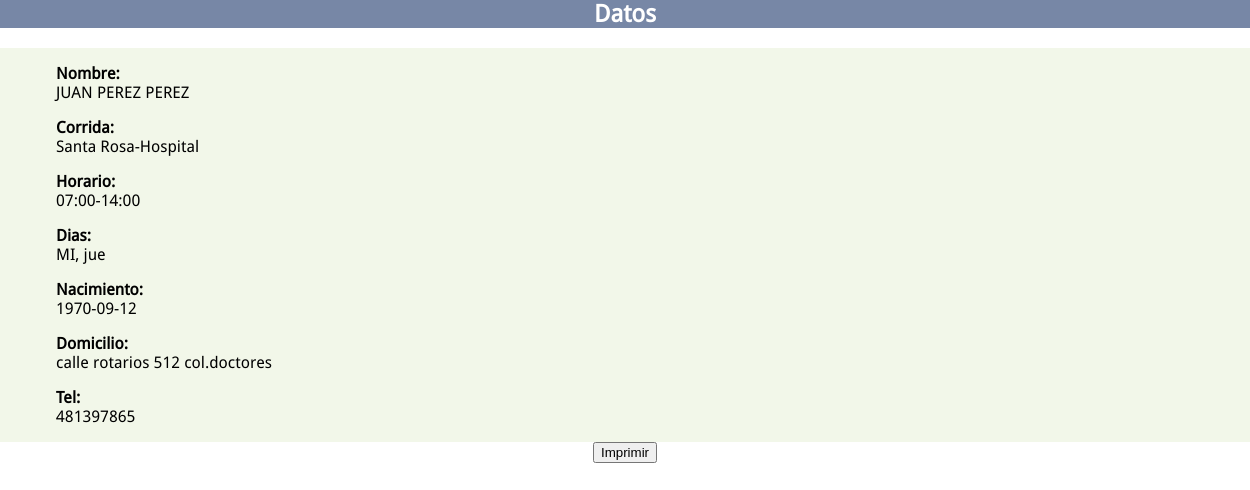
The app's page /choferesmas.php?s=9 with its own data.
### tables this page shows
CREATE TABLE IF NOT EXISTS `chofer` (
  `idchofer` bigint(20) unsigned NOT NULL AUTO_INCREMENT,
  `nombre` varchar(100) NOT NULL,
  `nac` varchar(100) NOT NULL,
  `domi` text NOT NULL,
  `tel` int(11) NOT NULL,
  `corrida` varchar(100) NOT NULL,
  `horario` varchar(25) NOT NULL,
  `dias` varchar(15) NOT NULL,
  UNIQUE KEY `idchofer` (`idchofer`)
);

### choferesmas.php (the view)
<h2>Datos</h2>
<?php
include("encabezado4.php");include ("conexion.php");
$id=$_GET['s'];
$sql=mysql_query("SELECT * FROM chofer where idchofer='$id' ",$con);
if (mysql_num_rows($sql) > 0) {
    while ($row = mysql_fetch_row($sql)) {
 ?>
 <ul class="chofmas" style="color:black;">
  <li ><strong>Nombre:</strong><br><?php  $id=$row[0] ;echo $row[1];?></li>
  <li ><strong>Corrida:</strong><br><?php  echo $row[5]?></li>
  <li ><strong>Horario:</strong><br><?php  echo $row[6]?></li>
  <li ><strong>Dias:</strong><br><?php  echo $row[7]?></li>
   <li ><strong>Nacimiento:</strong><br><?php  echo $row[2]?></li>
     <li ><strong>Domicilio:</strong><br><?php  echo $row[3]?></li>
 <li ><strong>Tel:</strong><br><?php  echo $row[4]?></li>
</ul>
<input type='submit' value='Imprimir'onclick="window.print();">
<?php
}}
?>

### style.css (style rules this page uses)
body { font: 16px 'DroidSansRegular', Arial, sans-serif; text-align: center; margin: 0; padding: 0; width: 100%; height:100%; background: #736B66; color:black; }
ul { width:20%; color:#2d2d2d; background: white; }
.mapa, ul { display: inline-block; vertical-align: top; }
.main ul ,li { margin: 1em ; padding: 0; text-align: left; }
h2 { width: 100%; background: #7787A6; color:white; }
li { list-style: none; }
.chofmas { background: #F2F7E9; display: inline-block; vertical-align: top; width: 100%; margin: 0; }

### records on screen
chofer: nombre "JUAN PEREZ PEREZ", corrida "Santa Rosa-Hospital", horario "07:00-14:00", dias "MI, jue", nac "1970-09-12", domi "calle rotarios 512 col.doctores", tel "481397865"
